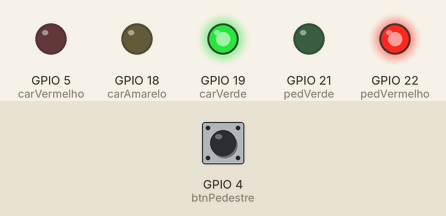
A sketch run on a simulated ESP32. Parts: output pins drawn as LEDs (lit = HIGH). The test bench sets the inputs (shaded band); at power-on: GPIO 4 (btnPedestre) HIGH.

Above: at 1.2 s.
1.3 s: GPIO 4 (btnPedestre) pulled LOW for 0.15 s
At 2.7 s:
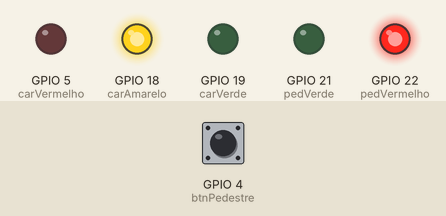
At 4.6 s:
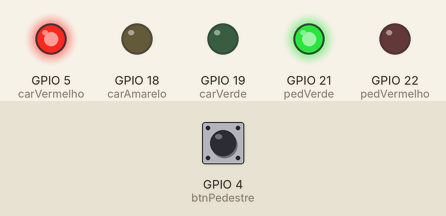
Timing chart, 0 to 7.9 s (numbered marks = the images above; inputs shaded):
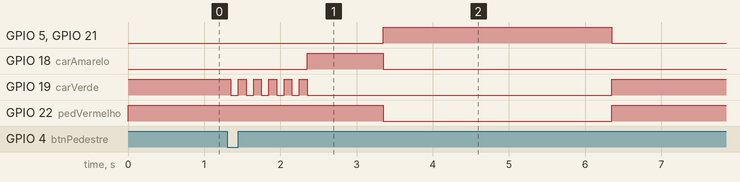

Measured:
- after the input at 1.3 s, GPIO 5 (carVermelho), GPIO 21 (pedVerde): LOW → HIGH after 2.1 s, → LOW 3.0 s later; GPIO 18 (carAmarelo): LOW → HIGH after 1.1 s, → LOW 1.0 s later; GPIO 19 (carVerde): goes 5 × (LOW 0.10 s, HIGH 0.10 s), LOW 4.0 s, then HIGH, starting after 0.05 s; GPIO 22 (pedVermelho): HIGH → LOW after 2.1 s, → HIGH 3.0 s later

The sketch:

semaforo_pedestres.ino
```cpp
// =======================================================
// Projeto: Semáforo com Botão de Pedestre
// Arquivo: semaforo_pedestres.ino
//
// Objetivo:
// Simular um semáforo inteligente onde o pedestre pode
// apertar um botão para solicitar a travessia.
//
// Quando o botão é pressionado:
// 1) O semáforo de carros pisca verde (alerta)
// 2) Passa para amarelo
// 3) Fica vermelho para carros e verde para pedestres
// 4) Após alguns segundos, volta ao estado inicial
//
// Observação:
// Este código ainda usa delay(), portanto o sistema
// fica bloqueado durante as fases do semáforo.
// Em projetos IoT reais podemos melhorar usando millis().
// =======================================================


// --------------------------------------------------
// Pinos do Semáforo de Carros
// --------------------------------------------------

// LED Verde dos carros (Siga)
const int carVerde = 19;

// LED Amarelo dos carros (Atenção)
const int carAmarelo = 18;

// LED Vermelho dos carros (Pare)
const int carVermelho = 5;


// --------------------------------------------------
// Pinos do Semáforo de Pedestres
// --------------------------------------------------

// LED Verde para pedestres (Pode atravessar)
const int pedVerde = 21;

// LED Vermelho para pedestres (Não atravesse)
const int pedVermelho = 22;


// --------------------------------------------------
// Pino do botão de pedestre
// --------------------------------------------------

// Quando o pedestre pressiona o botão,
// ele solicita a travessia
const int btnPedestre = 4;


// --------------------------------------------------
// Função setup()
// Executa apenas uma vez quando o ESP32 liga
// --------------------------------------------------
void setup() {

  // Configura os LEDs como saída
  pinMode(carVerde, OUTPUT);
  pinMode(carAmarelo, OUTPUT);
  pinMode(carVermelho, OUTPUT);

  pinMode(pedVerde, OUTPUT);
  pinMode(pedVermelho, OUTPUT);

  // Configura o botão como entrada com resistor interno
  // INPUT_PULLUP mantém o pino em HIGH quando o botão
  // não está pressionado
  pinMode(btnPedestre, INPUT_PULLUP);


  // --------------------------------------------------
  // Estado Inicial do sistema
  // --------------------------------------------------
  // Carros podem passar
  digitalWrite(carVerde, HIGH);

  // Pedestres devem esperar
  digitalWrite(pedVermelho, HIGH);
}


// --------------------------------------------------
// Função loop()
// Executa continuamente enquanto o ESP32 estiver ligado
// --------------------------------------------------
void loop() {

  // Verifica se o botão foi pressionado
  // Com INPUT_PULLUP:
  // HIGH = botão solto
  // LOW  = botão pressionado
  if (digitalRead(btnPedestre) == LOW) {

    // Pequena pausa para evitar ruído do botão
    // chamada de "debounce"
    delay(50);

    // Confirma se o botão ainda está pressionado
    if (digitalRead(btnPedestre) == LOW) {

      // ==========================================
      // 1. Alerta: Piscar LED verde dos carros
      // ==========================================
      // Isso avisa os motoristas que o sinal irá fechar
      // 5 piscadas de 200 ms

      for (int i = 0; i < 5; i++) {

        digitalWrite(carVerde, LOW);
        delay(100);

        digitalWrite(carVerde, HIGH);
        delay(100);
      }


      // ==========================================
      // 2. Transição: Amarelo
      // ==========================================
      // Indica que o semáforo está mudando

      digitalWrite(carVerde, LOW);
      digitalWrite(carAmarelo, HIGH);

      delay(1000); // espera 1 segundo


      // ==========================================
      // 3. Travessia de Pedestres
      // ==========================================
      // Carros param e pedestres podem atravessar

      digitalWrite(carAmarelo, LOW);
      digitalWrite(carVermelho, HIGH);

      digitalWrite(pedVermelho, LOW);
      digitalWrite(pedVerde, HIGH);

      delay(3000); // tempo de travessia


      // ==========================================
      // 4. Retorno ao estado inicial
      // ==========================================

      digitalWrite(carVermelho, LOW);
      digitalWrite(carVerde, HIGH);

      digitalWrite(pedVerde, LOW);
      digitalWrite(pedVermelho, HIGH);


      // ==========================================
      // 5. Cooldown
      // ==========================================
      // Pequena pausa antes de aceitar
      // uma nova solicitação de pedestre

      delay(3000);
    }
  }
}
```
